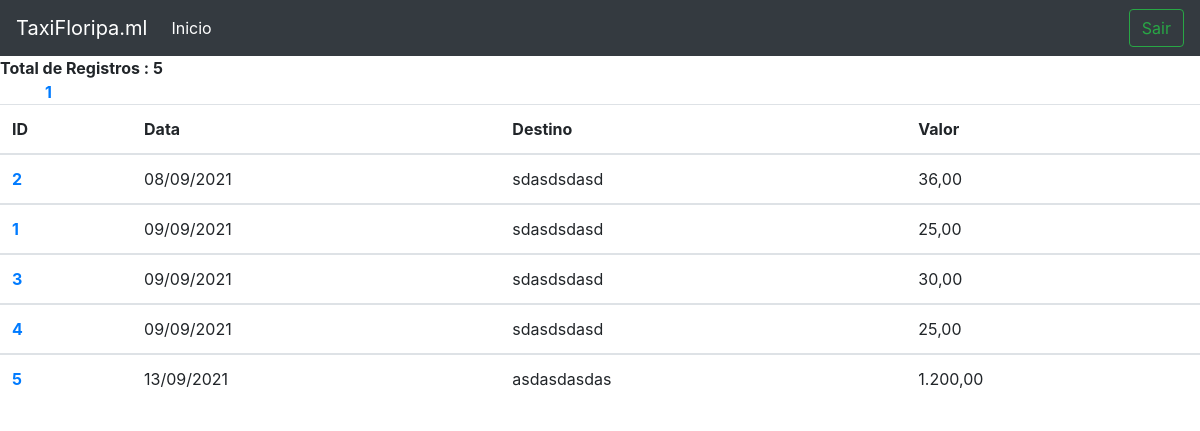
/taxi/ListarCorridas.php (signed in), run on the app's committed database.
### tables this page shows
CREATE TABLE `corridas` (
  `Id` int(11) NOT NULL,
  `destino` varchar(50) NOT NULL,
  `pagamento` varchar(100) NOT NULL,
  `valor` varchar(100) NOT NULL,
  `usuario` varchar(100) NOT NULL,
  `data` varchar(100) NOT NULL,
  `dia` varchar(20) NOT NULL,
  `mes` varchar(20) NOT NULL,
  `ano` varchar(20) NOT NULL
);

### taxi/ListarCorridas.php (the view, shortened to what this page needs)
<?php
include ("topoLimpo.php");
?>
<!DOCTYPE html>
<html lang="pt-br">
  <head>
    <link rel="stylesheet" href="https://stackpath.bootstrapcdn.com/bootstrap/4.1.3/css/bootstrap.min.css">
    </head>
  <body>
<?php
include("../conecta.php");
?>
 <table class="table table-hover">
  <thead>
    <tr>
    <th scope="col">ID</th>
      <th scope="col">Data</th>
      <th scope="col">Destino</th>
      <th scope="col">Valor</th>
    </tr>
 </thead>
<?php
    $pagina = (isset($_GET['pagina']))? $_GET['pagina'] : 1;
    $cmd = "select * from corridas";
    $produtos = mysqli_query($con,$cmd);
    $total = mysqli_num_rows($produtos);
    $registros = 10000;
    $numPaginas = ceil($total/$registros);
    $inicio = ($registros*$pagina)-$registros;
    $cmd = "select * from corridas ORDER BY data ASC limit $inicio,$registros";
    $produtos = mysqli_query($con,$cmd);
    echo "<b>";
    echo "Total de Registros : ".$total = mysqli_num_rows($produtos);
    echo "<br>";
    while ($produto = mysqli_fetch_array($produtos)) {
      echo "<tbody>";
      echo"<tr>";
      echo "<th scope='row'>";
      echo "<a href='ListarDetalhadamente.php?cod=$produto[Id]'>";
      echo $produto['Id'];
      echo "</a>";
      echo "</th>";
      echo "<td>";
      echo $produto['data'];
      echo"</td>";
      echo "<td>";
      echo $produto['destino'];
      echo"</td>";
      echo "<td>";
      echo $produto['valor'];
      echo"</td>";
      echo"</tbody>";
  }
echo "<div class='container'>";
    for($i = 1; $i < $numPaginas + 1; $i++) {
        echo "<a href='ListarCorridas.php?pagina=$i'>".$i."</a> ";
    }
echo "</div>";
?>

### data on the page
corridas: Id "2", data "08/09/2021", destino "sdasdsdasd", valor "36,00"
corridas: Id "1", data "09/09/2021", destino "sdasdsdasd", valor "25,00"
corridas: Id "3", data "09/09/2021", destino "sdasdsdasd", valor "30,00"
corridas: Id "4", data "09/09/2021", destino "sdasdsdasd", valor "25,00"
corridas: Id "5", data "13/09/2021", destino "asdasdasdas", valor "1.200,00"

### other printed values
$total = mysqli_num_rows($produtos) "5"
